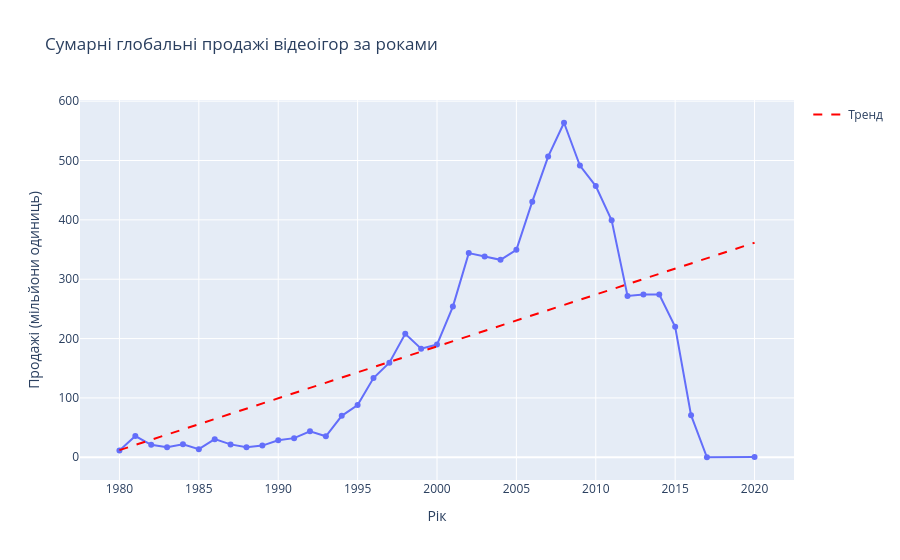

Write notebook code for a chart like this one.
### Code cell
import pandas as pd
import numpy as np
import plotly.express as px
import plotly.graph_objects as go

annual_sales = df.groupby('Year')['Global_Sales'].sum().reset_index()

annual_sales['Year'] = annual_sales['Year'].dt.year

fig = px.line(annual_sales, x='Year', y='Global_Sales',
              title='Сумарні глобальні продажі відеоігор за роками',
              labels={'Global_Sales': 'Продажі (мільйони одиниць)', 'Year': 'Рік'},
              markers=True)

z = np.polyfit(annual_sales['Year'], annual_sales['Global_Sales'], 1)
p = np.poly1d(z)
fig.add_traces(go.Scatter(x=annual_sales['Year'], y=p(annual_sales['Year']),
                          mode='lines',
                          name='Тренд',
                          line=dict(color='red', dash='dash')))

fig.show()

### Figure 1 — Plotly figure (JSON) as saved in the notebook; plotly's stock layout.template omitted (floating-point values rounded to 4 significant figures)
{"data": [{"hovertemplate": "Рік=%{x}<br>Продажі (мільйони одиниць)=%{y}<extra></extra>", "legendgroup": "", "line": {"color": "#636efa", "dash": "solid"}, "marker": {"symbol": "circle"}, "mode": "lines+markers", "name": "", "orientation": "v", "showlegend": false, "type": "scatter", "x": [1980, 1981, 1982, 1983, 1984, 1985, 1986, 1987, 1988, 1989, 1990, 1991, 1992, 1993, 1994, 1995, 1996, 1997, 1998, 1999, 2000, 2001, 2002, 2003, 2004, 2005, 2006, 2007, 2008, 2009, 2010, 2011, 2012, 2013, 2014, 2015, 2016, 2017, 2020], "xaxis": "x", "y": [11.38, 35.77, 21.05, 16.79, 22.05, 13.7, 30.56, 21.74, 16.9, 19.71, 28.78, 32.23, 43.89, 35.43, 69.87, 88.11, 133.5, 159.4, 208.1, 183.0, 189.9, 253.9, 344.0, 338.4, 332.6, 349.6, 430.7, 506.6, 563.6, 491.6, 457.0, 399.2, 271.8, 274.1, 274.1, 219.8, 70.93, 0.05, 0.29], "yaxis": "y"}, {"line": {"color": "red", "dash": "dash"}, "mode": "lines", "name": "Тренд", "type": "scatter", "x": [1980, 1981, 1982, 1983, 1984, 1985, 1986, 1987, 1988, 1989, 1990, 1991, 1992, 1993, 1994, 1995, 1996, 1997, 1998, 1999, 2000, 2001, 2002, 2003, 2004, 2005, 2006, 2007, 2008, 2009, 2010, 2011, 2012, 2013, 2014, 2015, 2016, 2017, 2020], "y": [12.02, 20.76, 29.49, 38.23, 46.97, 55.7, 64.44, 73.18, 81.91, 90.65, 99.39, 108.1, 116.9, 125.6, 134.3, 143.1, 151.8, 160.5, 169.3, 178.0, 186.8, 195.5, 204.2, 213.0, 221.7, 230.4, 239.2, 247.9, 256.6, 265.4, 274.1, 282.9, 291.6, 300.3, 309.1, 317.8, 326.5, 335.3, 361.5]}], "layout": {"autosize": true, "legend": {"tracegroupgap": 0}, "title": {"text": "Сумарні глобальні продажі відеоігор за роками"}, "xaxis": {"anchor": "y", "autorange": true, "domain": [0, 1], "range": [1977.0, 2023.0], "title": {"text": "Рік"}, "type": "linear"}, "yaxis": {"anchor": "x", "autorange": true, "domain": [0, 1], "range": [-46.46, 610.1], "title": {"text": "Продажі (мільйони одиниць)"}, "type": "linear"}}}
